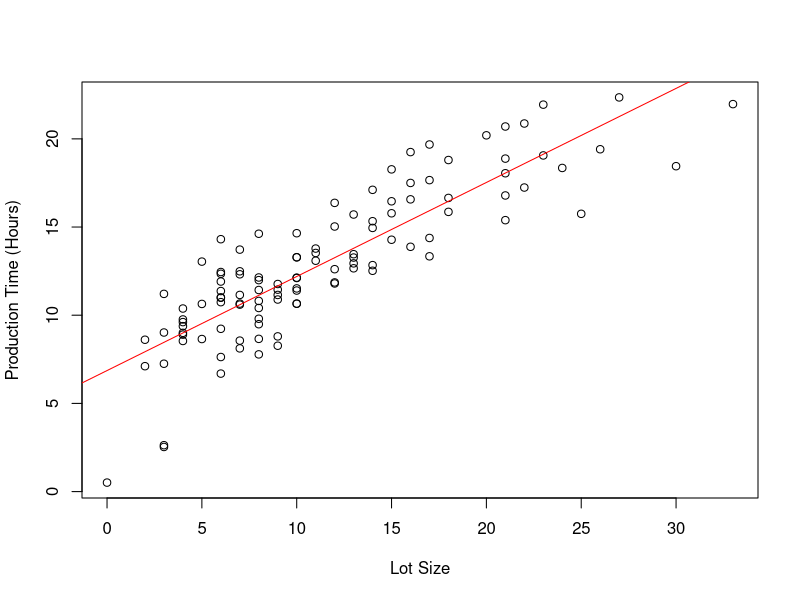
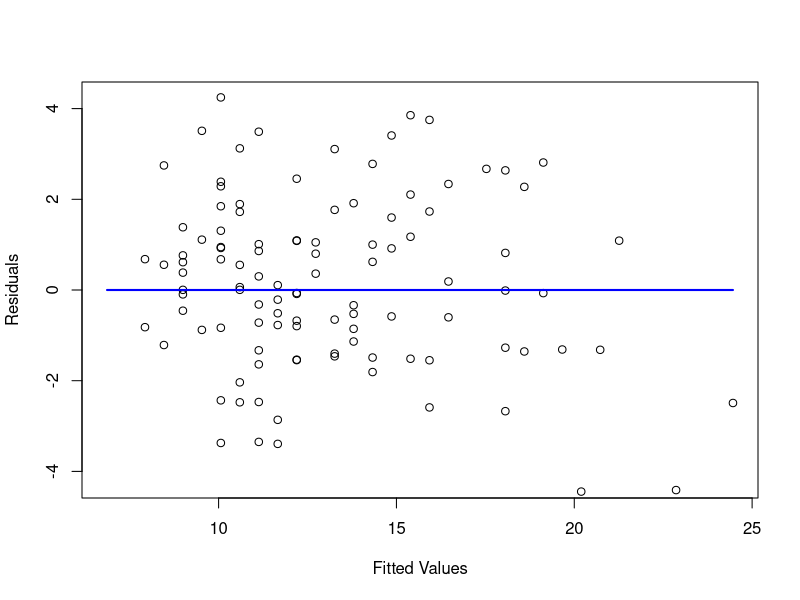
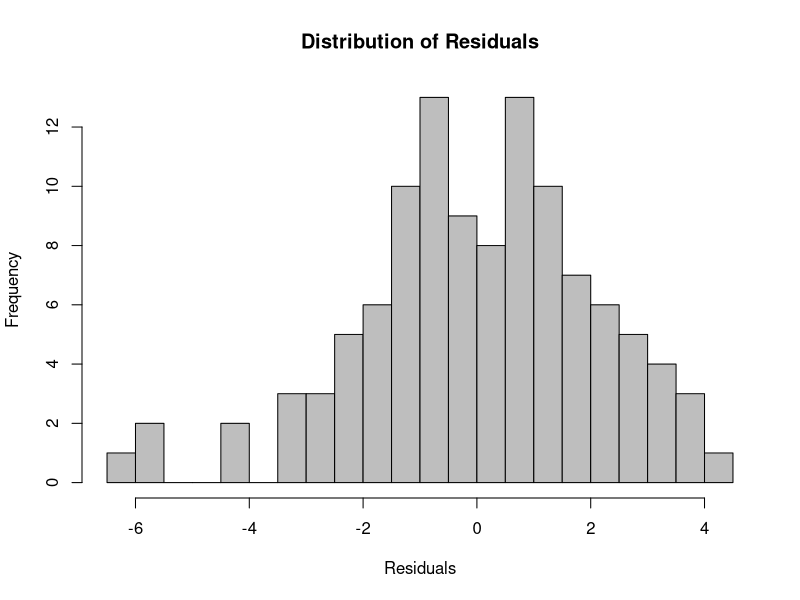
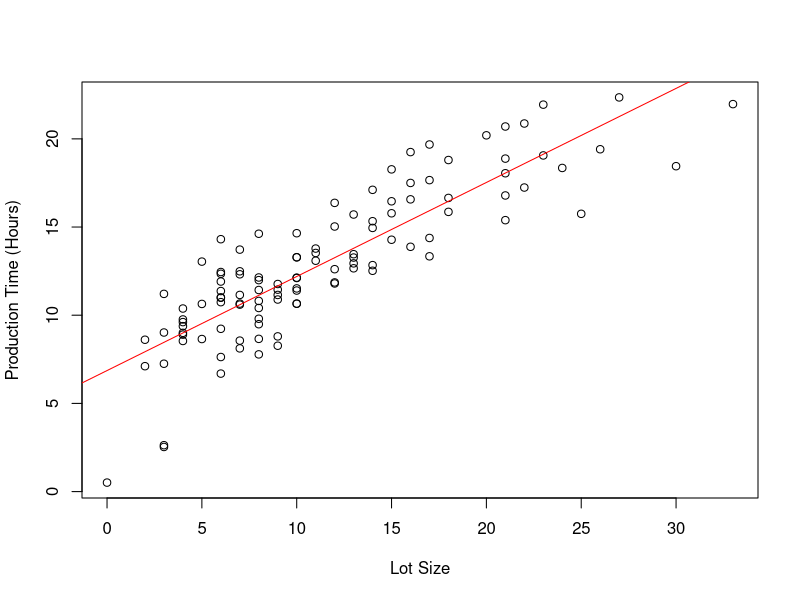
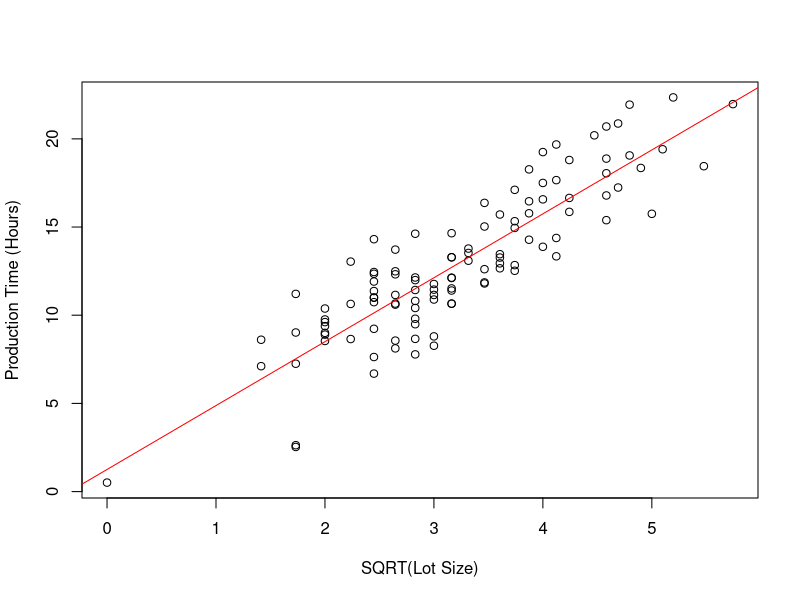
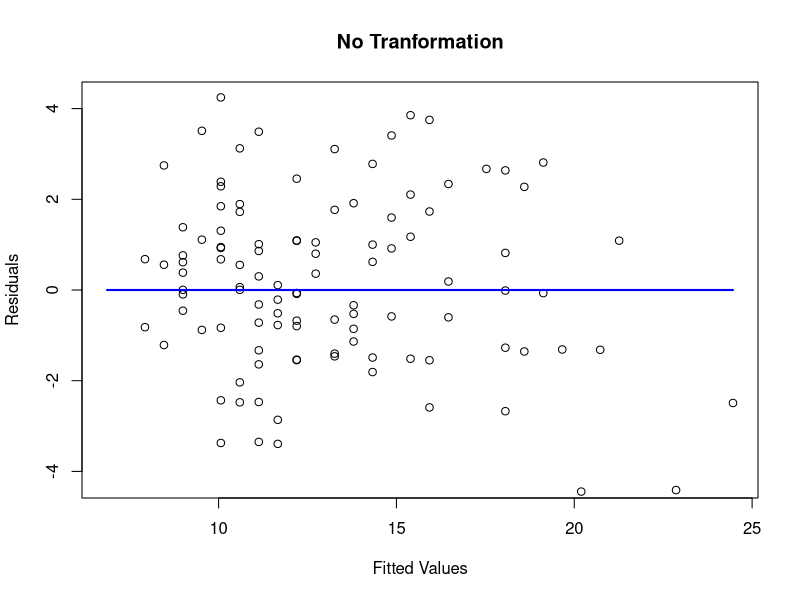
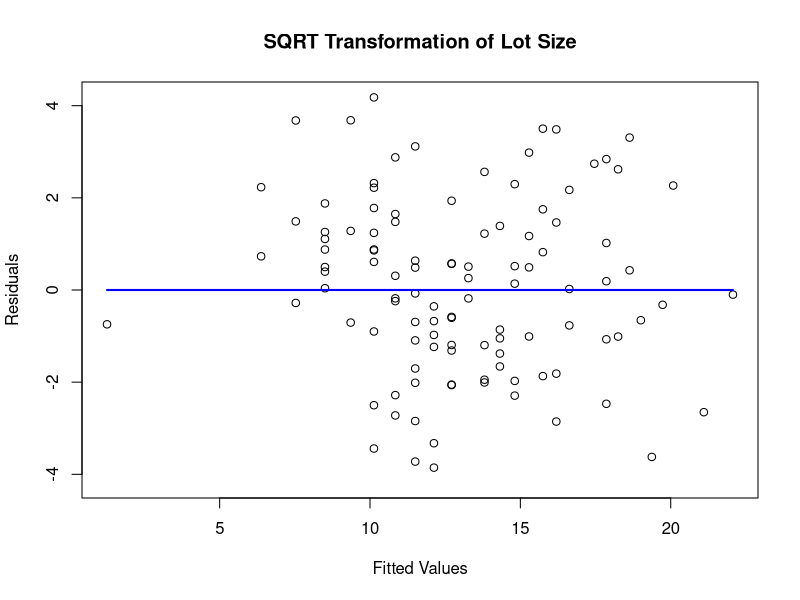
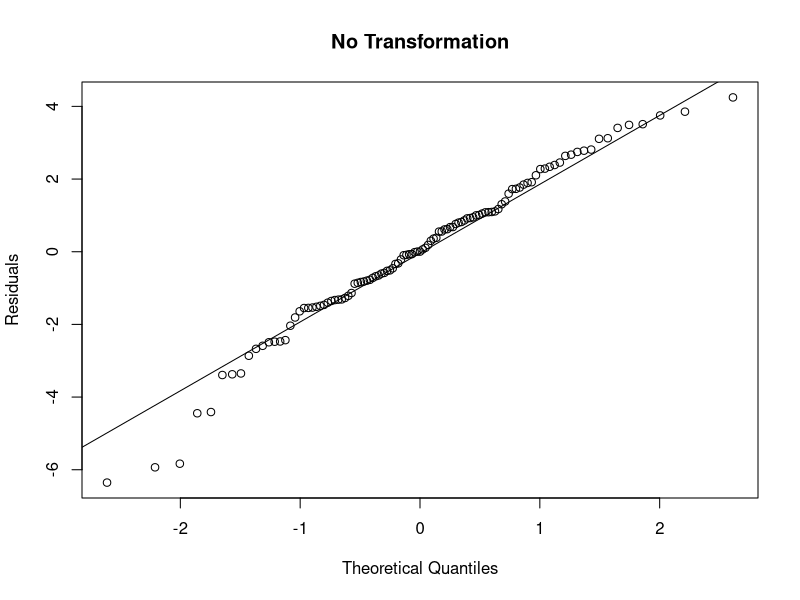

The R source for these figures, in order:
## ---- chunk 1
df <- read.csv("data/CH. 3, PR 18.csv")
result <- lm(Hours ~ LotSize, data=df)
plot(x=df$LotSize, y=df$Hours, xlab="Lot Size", ylab="Production Time (Hours)")
abline(result, col="red")
## ---- chunk 2
with(result, {
     plot(x=fitted.values, y=residuals,
          ylim=c(-max(residuals), max(residuals)),
          xlab="Fitted Values", ylab="Residuals")
     
     points(c(min(fitted.values), max(fitted.values)), 
            c(0,0), type="l", lwd="2", col="blue")
     })

## ---- chunk 3
hist(result$residuals, main="Distribution of Residuals", xlab="Residuals", breaks=20, col="grey")
## ---- chunk 4
transformed_result <- lm(Hours ~ sqrt(LotSize), data=df)
summary(result)
summary(transformed_result)

b0 <- coef(summary(transformed_result))[1,1]
b1 <- coef(summary(transformed_result))[2,1]
## ---- chunk 5
plot(x=df$LotSize, y=df$Hours, xlab="Lot Size", ylab="Production Time (Hours)")
abline(result, col="red")
## ---- chunk 6
plot(x=sqrt(df$LotSize), y=df$Hours, xlab="SQRT(Lot Size)", ylab="Production Time (Hours)")
abline(transformed_result, col="red")
## ---- chunk 7
with(result, {
     plot(x=fitted.values, y=residuals,
          ylim=c(-max(residuals), max(residuals)),
          xlab="Fitted Values", ylab="Residuals", main="No Tranformation")
     
     points(c(min(fitted.values), max(fitted.values)), 
            c(0,0), type="l", lwd="2", col="blue")
     })

## ---- chunk 8
with(transformed_result, {
     plot(x=fitted.values, y=residuals,
          ylim=c(-max(residuals), max(residuals)),
          xlab="Fitted Values", ylab="Residuals", main="SQRT Transformation of Lot Size")
     
     points(c(min(fitted.values), max(fitted.values)), 
            c(0,0), type="l", lwd="2", col="blue")
     })

## ---- chunk 9
qqnorm(result$residuals, ylab="Residuals", main="No Transformation")
qqline(result$residuals)
## ---- chunk 10
qqnorm(transformed_result$residuals, ylab="Residuals", main="SQRT Transformation")
qqline(transformed_result$residuals)
## ---- chunk 11
hist(result$residuals, main="Distribution of Residuals - No Transformation", xlab="Residuals", 
     breaks=20, col="grey")
## ---- chunk 12
hist(transformed_result$residuals, 
     main="Distribution of Residuals - SQRT Transformation of Lot Size", xlab="Residuals", 
     breaks=20, col="grey")
